Frame 1 (no input): blank canvas, image omitted
Frame 60 (no input): blank canvas, image omitted
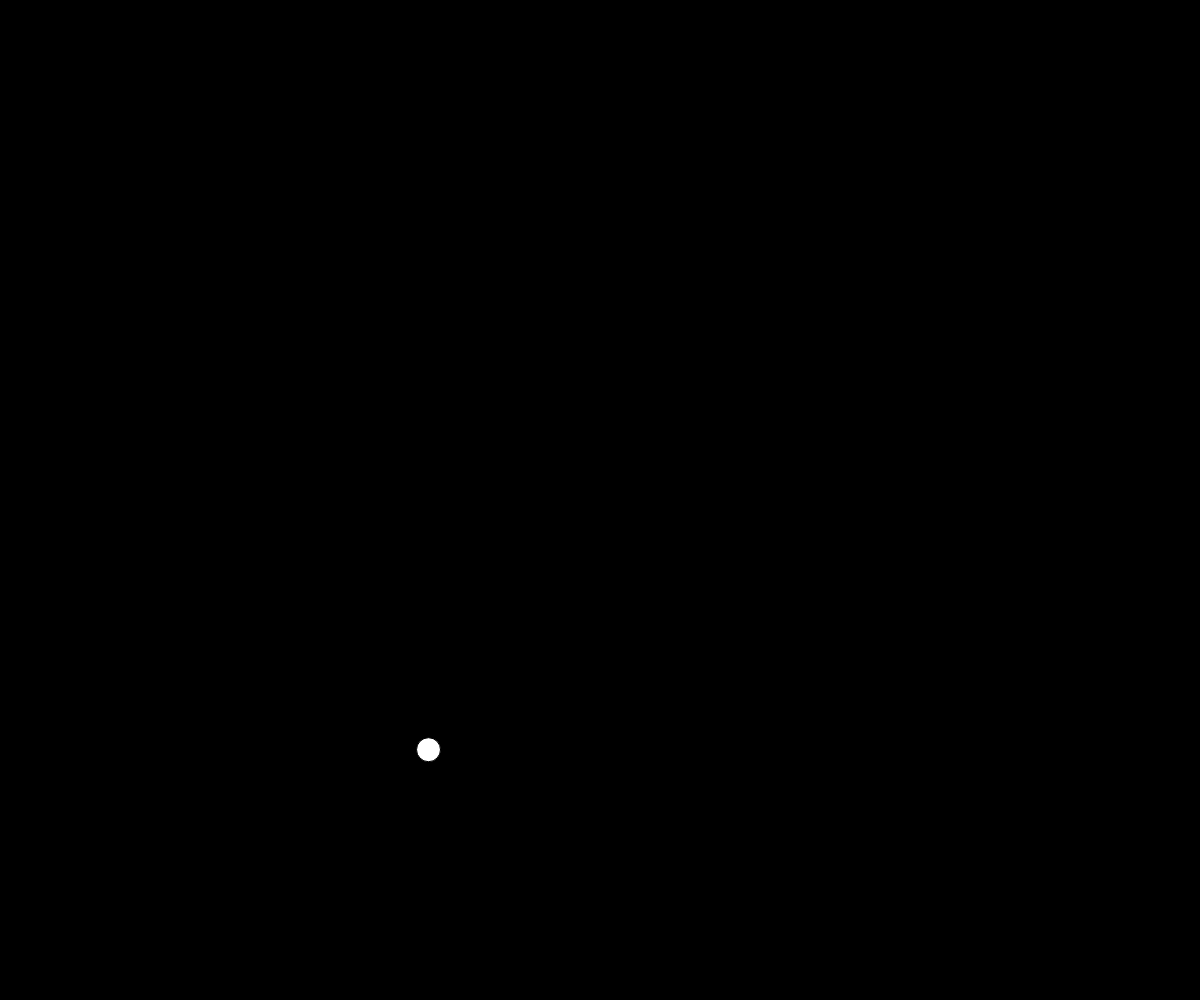
Frame 120 (the mouse pressed at the canvas centre since frame 60)

The p5.js sketch whose frames 1 and 60 were blank and that drew this single picture after the mouse press (run headless with seeded random() and noise() and a simulated clock; from frame 60 on, the mouse is pressed at the canvas centre):

// p5.js sketch
// ── sketch.js
var xoff1 = 0;
var xoff2 = 10000;
var stepRate = 0.005;


function setup() {
	createCanvas(windowWidth, windowHeight);
}

function draw() {
	background(0);

	let x = map(noise(xoff1), 0, 1, 0, width);
	let y = map(noise(xoff2), 0, 1, 0, height);

	xoff1 += stepRate;
	xoff2 += stepRate;

	ellipse(x, y, 24, 24);

}
